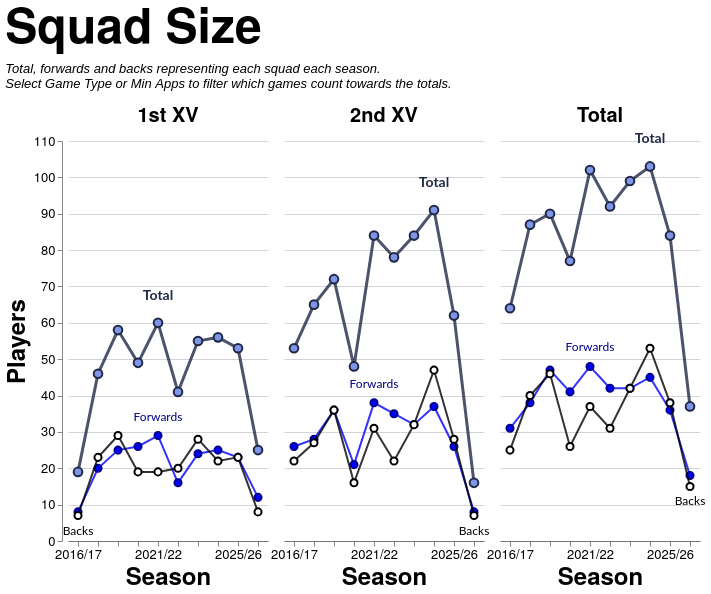

Express this chart as Vega-Lite.
### Vega-Lite specification from a JSON file in a GitHub repository (floating-point values rounded to 4 significant figures)
{"config": {"axis": {"labelFont": "PT Sans Narrow, Helvetica Neue, Helvetica, Arial, sans-serif", "titleFont": "PT Sans Narrow, Helvetica Neue, Helvetica, Arial, sans-serif", "labelFontSize": 13, "titleFontSize": 24, "gridColor": "#202947", "gridOpacity": 0.2, "zindex": 1}, "text": {"font": "Lato, sans-serif"}, "bar": {"cornerRadiusEnd": 5}, "header": {"labelFont": "PT Sans Narrow, Helvetica Neue, Helvetica, Arial, sans-serif", "titleFont": "PT Sans Narrow, Helvetica Neue, Helvetica, Arial, sans-serif", "labelFontSize": 24, "titleFontSize": 28, "labelFontWeight": "bold", "orient": "left"}, "legend": {"labelFont": "PT Sans Narrow, Helvetica Neue, Helvetica, Arial, sans-serif", "titleFont": "PT Sans Narrow, Helvetica Neue, Helvetica, Arial, sans-serif", "labelFontSize": 14, "titleFontSize": 16, "titlePadding": 5, "fillColor": "white", "strokeColor": "black", "padding": 10, "titleFontWeight": "lighter", "titleFontStyle": "italic", "titleColor": "gray", "offset": 10}, "title": {"font": "PT Sans Narrow, Helvetica Neue, Helvetica, Arial, sans-serif", "fontSize": 48, "fontWeight": "bold", "anchor": "start", "align": "center", "titlePadding": 20, "subtitlePadding": 10, "subtitleFontSize": 13, "subtitleColor": "", "subtitleFontStyle": "italic", "offset": 15, "color": "black"}, "axisX": {"labelAngle": 0}, "facet": {"title": null, "header": null, "align": {"row": "each", "column": "each"}, "spacing": 10}, "resolve": {"scale": {"y": "independent", "facet": "independent"}}, "background": "transparent", "scale": {"offsetBandPaddingOuter": 0.2, "offsetBandPaddingInner": 0.1}, "view": {"stroke": null, "background": "transparent"}}, "data": {"name": "data-11feddca26d9e03b8ed3125909550e37"}, "facet": {"column": {"field": "squad", "header": {"labelExpr": "datum.value == 'Total' ? 'Total' : datum.value + ' XV'", "labelFontSize": 20, "labelPadding": 6}, "sort": ["1st", "2nd", "Total"], "title": null, "type": "nominal"}}, "spec": {"layer": [{"mark": {"type": "line", "color": "#202946", "opacity": 0.8, "point": {"filled": true, "color": "#7d96e8", "stroke": "#202946", "size": 75, "strokeWidth": 2}, "strokeWidth": 3}, "encoding": {"detail": [{"field": "unit", "type": "nominal"}], "tooltip": [{"field": "season", "title": "Season", "type": "ordinal"}, {"field": "squad", "title": "Squad", "type": "nominal"}, {"field": "unit", "title": "Unit", "type": "nominal"}, {"field": "players", "title": "Players", "type": "quantitative"}], "x": {"axis": {"labelAngle": 0, "labelOverlap": "parity"}, "field": "season", "sort": "ascending", "title": "Season", "type": "ordinal"}, "y": {"axis": {"tickMinStep": 1}, "field": "players", "scale": {"zero": true}, "title": "Players", "type": "quantitative"}}, "transform": [{"filter": "(datum.unit === 'Total')"}]}, {"mark": {"type": "line", "color": "blue", "opacity": 0.8, "point": {"filled": true, "color": "blue", "stroke": "darkblue", "size": 50, "strokeWidth": 2}, "strokeWidth": 2}, "encoding": {"detail": [{"field": "unit", "type": "nominal"}], "tooltip": [{"field": "season", "title": "Season", "type": "ordinal"}, {"field": "squad", "title": "Squad", "type": "nominal"}, {"field": "unit", "title": "Unit", "type": "nominal"}, {"field": "players", "title": "Players", "type": "quantitative"}], "x": {"axis": {"labelAngle": 0, "labelOverlap": "parity"}, "field": "season", "sort": "ascending", "title": "Season", "type": "ordinal"}, "y": {"axis": {"tickMinStep": 1}, "field": "players", "scale": {"zero": true}, "title": "Players", "type": "quantitative"}}, "transform": [{"filter": "(datum.unit === 'Forwards')"}]}, {"mark": {"type": "line", "color": "black", "opacity": 0.8, "point": {"filled": true, "color": "white", "stroke": "black", "size": 50, "strokeWidth": 2}, "strokeWidth": 2}, "encoding": {"detail": [{"field": "unit", "type": "nominal"}], "tooltip": [{"field": "season", "title": "Season", "type": "ordinal"}, {"field": "squad", "title": "Squad", "type": "nominal"}, {"field": "unit", "title": "Unit", "type": "nominal"}, {"field": "players", "title": "Players", "type": "quantitative"}], "x": {"axis": {"labelAngle": 0, "labelOverlap": "parity"}, "field": "season", "sort": "ascending", "title": "Season", "type": "ordinal"}, "y": {"axis": {"tickMinStep": 1}, "field": "players", "scale": {"zero": true}, "title": "Players", "type": "quantitative"}}, "transform": [{"filter": "(datum.unit === 'Backs')"}]}, {"mark": {"type": "text", "align": "center", "baseline": "bottom", "color": "#202946", "dx": 0, "dy": -20, "fontSize": 14, "fontWeight": "bold"}, "encoding": {"detail": [{"field": "unit", "type": "nominal"}], "text": {"value": "Total"}, "tooltip": [{"field": "season", "title": "Season", "type": "ordinal"}, {"field": "squad", "title": "Squad", "type": "nominal"}, {"field": "unit", "title": "Unit", "type": "nominal"}, {"field": "players", "title": "Players", "type": "quantitative"}], "x": {"field": "season", "type": "ordinal"}, "y": {"field": "players", "type": "quantitative"}}, "transform": [{"filter": "(datum.unit === 'Total')"}, {"calculate": "toNumber(split(datum.season, '/')[0])", "as": "season_order"}, {"joinaggregate": [{"op": "max", "field": "players", "as": "max_value"}, {"op": "min", "field": "players", "as": "min_value"}], "groupby": ["squad"]}, {"filter": "datum.players > 0"}, {"filter": "datum.players == datum.max_value"}, {"window": [{"op": "row_number", "field": "", "as": "rank"}], "groupby": ["squad"], "sort": [{"field": "season_order", "order": "descending"}]}, {"filter": "datum.rank == 1"}]}, {"mark": {"type": "text", "align": "center", "baseline": "bottom", "color": "darkblue", "dx": 0, "dy": -12, "fontSize": 12, "fontWeight": "normal"}, "encoding": {"detail": [{"field": "unit", "type": "nominal"}], "text": {"value": "Forwards"}, "tooltip": [{"field": "season", "title": "Season", "type": "ordinal"}, {"field": "squad", "title": "Squad", "type": "nominal"}, {"field": "unit", "title": "Unit", "type": "nominal"}, {"field": "players", "title": "Players", "type": "quantitative"}], "x": {"field": "season", "type": "ordinal"}, "y": {"field": "players", "type": "quantitative"}}, "transform": [{"filter": "(datum.unit === 'Forwards')"}, {"calculate": "toNumber(split(datum.season, '/')[0])", "as": "season_order"}, {"joinaggregate": [{"op": "max", "field": "players", "as": "max_value"}, {"op": "min", "field": "players", "as": "min_value"}], "groupby": ["squad"]}, {"filter": "datum.players > 0"}, {"filter": "datum.players == datum.max_value"}, {"window": [{"op": "row_number", "field": "", "as": "rank"}], "groupby": ["squad"], "sort": [{"field": "season_order", "order": "descending"}]}, {"filter": "datum.rank == 1"}]}, {"mark": {"type": "text", "align": "center", "baseline": "top", "color": "black", "dx": 0, "dy": 10, "fontSize": 12, "fontWeight": "normal"}, "encoding": {"detail": [{"field": "unit", "type": "nominal"}], "text": {"value": "Backs"}, "tooltip": [{"field": "season", "title": "Season", "type": "ordinal"}, {"field": "squad", "title": "Squad", "type": "nominal"}, {"field": "unit", "title": "Unit", "type": "nominal"}, {"field": "players", "title": "Players", "type": "quantitative"}], "x": {"field": "season", "type": "ordinal"}, "y": {"field": "players", "type": "quantitative"}}, "transform": [{"filter": "(datum.unit === 'Backs')"}, {"calculate": "toNumber(split(datum.season, '/')[0])", "as": "season_order"}, {"joinaggregate": [{"op": "max", "field": "players", "as": "max_value"}, {"op": "min", "field": "players", "as": "min_value"}], "groupby": ["squad"]}, {"filter": "datum.players > 0"}, {"filter": "datum.players == datum.min_value"}, {"window": [{"op": "row_number", "field": "", "as": "rank"}], "groupby": ["squad"], "sort": [{"field": "season_order", "order": "descending"}]}, {"filter": "datum.rank == 1"}]}, {"mark": {"type": "point", "color": "#7d96e8", "filled": true, "size": 250, "stroke": "#202946", "strokeWidth": 3}, "encoding": {"detail": [{"field": "unit", "type": "nominal"}], "tooltip": [{"field": "season", "title": "Season", "type": "ordinal"}, {"field": "squad", "title": "Squad", "type": "nominal"}, {"field": "unit", "title": "Unit", "type": "nominal"}, {"field": "players", "title": "Players", "type": "quantitative"}], "x": {"axis": {"labelAngle": 0, "labelOverlap": "parity"}, "field": "season", "sort": "ascending", "title": "Season", "type": "ordinal"}, "y": {"axis": {"tickMinStep": 1}, "field": "players", "scale": {"zero": true}, "title": "Players", "type": "quantitative"}}, "transform": [{"filter": "datum.unit === 'Total' && datum.isSelected"}]}, {"mark": {"type": "point", "color": "blue", "filled": true, "size": 180, "stroke": "darkblue", "strokeWidth": 3}, "encoding": {"detail": [{"field": "unit", "type": "nominal"}], "tooltip": [{"field": "season", "title": "Season", "type": "ordinal"}, {"field": "squad", "title": "Squad", "type": "nominal"}, {"field": "unit", "title": "Unit", "type": "nominal"}, {"field": "players", "title": "Players", "type": "quantitative"}], "x": {"axis": {"labelAngle": 0, "labelOverlap": "parity"}, "field": "season", "sort": "ascending", "title": "Season", "type": "ordinal"}, "y": {"axis": {"tickMinStep": 1}, "field": "players", "scale": {"zero": true}, "title": "Players", "type": "quantitative"}}, "transform": [{"filter": "datum.unit === 'Forwards' && datum.isSelected"}]}, {"mark": {"type": "point", "color": "white", "filled": true, "size": 180, "stroke": "black", "strokeWidth": 3}, "encoding": {"detail": [{"field": "unit", "type": "nominal"}], "tooltip": [{"field": "season", "title": "Season", "type": "ordinal"}, {"field": "squad", "title": "Squad", "type": "nominal"}, {"field": "unit", "title": "Unit", "type": "nominal"}, {"field": "players", "title": "Players", "type": "quantitative"}], "x": {"axis": {"labelAngle": 0, "labelOverlap": "parity"}, "field": "season", "sort": "ascending", "title": "Season", "type": "ordinal"}, "y": {"axis": {"tickMinStep": 1}, "field": "players", "scale": {"zero": true}, "title": "Players", "type": "quantitative"}}, "transform": [{"filter": "datum.unit === 'Backs' && datum.isSelected"}]}], "height": 400, "width": 200}, "spacing": 10, "title": {"text": "Squad Size", "subtitle": ["Total, forwards and backs representing each squad each season.", "Select Game Type or Min Apps to filter which games count towards the totals."]}, "$schema": "https://vega.github.io/schema/vega-lite/v5.20.1.json", "datasets": {"data-11feddca26d9e03b8ed3125909550e37": [{"season": "2016/17", "squad": "1st", "unit": "Backs", "players": 7}, {"season": "2016/17", "squad": "1st", "unit": "Forwards", "players": 8}, {"season": "2016/17", "squad": "1st", "unit": "Total", "players": 19}, {"season": "2016/17", "squad": "2nd", "unit": "Backs", "players": 22}, {"season": "2016/17", "squad": "2nd", "unit": "Forwards", "players": 26}, {"season": "2016/17", "squad": "2nd", "unit": "Total", "players": 53}, {"season": "2016/17", "squad": "Total", "unit": "Backs", "players": 25}, {"season": "2016/17", "squad": "Total", "unit": "Forwards", "players": 31}, {"season": "2016/17", "squad": "Total", "unit": "Total", "players": 64}, {"season": "2017/18", "squad": "1st", "unit": "Backs", "players": 23}, {"season": "2017/18", "squad": "1st", "unit": "Forwards", "players": 20}, {"season": "2017/18", "squad": "1st", "unit": "Total", "players": 46}, {"season": "2017/18", "squad": "2nd", "unit": "Backs", "players": 27}, {"season": "2017/18", "squad": "2nd", "unit": "Forwards", "players": 28}, {"season": "2017/18", "squad": "2nd", "unit": "Total", "players": 65}, {"season": "2017/18", "squad": "Total", "unit": "Backs", "players": 40}, {"season": "2017/18", "squad": "Total", "unit": "Forwards", "players": 38}, {"season": "2017/18", "squad": "Total", "unit": "Total", "players": 87}, {"season": "2018/19", "squad": "1st", "unit": "Backs", "players": 29}, {"season": "2018/19", "squad": "1st", "unit": "Forwards", "players": 25}, {"season": "2018/19", "squad": "1st", "unit": "Total", "players": 58}, {"season": "2018/19", "squad": "2nd", "unit": "Backs", "players": 36}, {"season": "2018/19", "squad": "2nd", "unit": "Forwards", "players": 36}, {"season": "2018/19", "squad": "2nd", "unit": "Total", "players": 72}, {"season": "2018/19", "squad": "Total", "unit": "Backs", "players": 46}, {"season": "2018/19", "squad": "Total", "unit": "Forwards", "players": 47}, {"season": "2018/19", "squad": "Total", "unit": "Total", "players": 90}, {"season": "2019/20", "squad": "1st", "unit": "Backs", "players": 19}, {"season": "2019/20", "squad": "1st", "unit": "Forwards", "players": 26}, {"season": "2019/20", "squad": "1st", "unit": "Total", "players": 49}, {"season": "2019/20", "squad": "2nd", "unit": "Backs", "players": 16}, {"season": "2019/20", "squad": "2nd", "unit": "Forwards", "players": 21}, {"season": "2019/20", "squad": "2nd", "unit": "Total", "players": 48}, {"season": "2019/20", "squad": "Total", "unit": "Backs", "players": 26}, {"season": "2019/20", "squad": "Total", "unit": "Forwards", "players": 41}, {"season": "2019/20", "squad": "Total", "unit": "Total", "players": 77}, {"season": "2021/22", "squad": "1st", "unit": "Backs", "players": 19}, {"season": "2021/22", "squad": "1st", "unit": "Forwards", "players": 29}, {"season": "2021/22", "squad": "1st", "unit": "Total", "players": 60}, {"season": "2021/22", "squad": "2nd", "unit": "Backs", "players": 31}, {"season": "2021/22", "squad": "2nd", "unit": "Forwards", "players": 38}, {"season": "2021/22", "squad": "2nd", "unit": "Total", "players": 84}, {"season": "2021/22", "squad": "Total", "unit": "Backs", "players": 37}, {"season": "2021/22", "squad": "Total", "unit": "Forwards", "players": 48}, {"season": "2021/22", "squad": "Total", "unit": "Total", "players": 102}, {"season": "2022/23", "squad": "1st", "unit": "Backs", "players": 20}, {"season": "2022/23", "squad": "1st", "unit": "Forwards", "players": 16}, {"season": "2022/23", "squad": "1st", "unit": "Total", "players": 41}, {"season": "2022/23", "squad": "2nd", "unit": "Backs", "players": 22}, {"season": "2022/23", "squad": "2nd", "unit": "Forwards", "players": 35}, {"season": "2022/23", "squad": "2nd", "unit": "Total", "players": 78}, {"season": "2022/23", "squad": "Total", "unit": "Backs", "players": 31}, {"season": "2022/23", "squad": "Total", "unit": "Forwards", "players": 42}, {"season": "2022/23", "squad": "Total", "unit": "Total", "players": 92}, {"season": "2023/24", "squad": "1st", "unit": "Backs", "players": 28}, {"season": "2023/24", "squad": "1st", "unit": "Forwards", "players": 24}, {"season": "2023/24", "squad": "1st", "unit": "Total", "players": 55}, {"season": "2023/24", "squad": "2nd", "unit": "Backs", "players": 32}, {"season": "2023/24", "squad": "2nd", "unit": "Forwards", "players": 32}, {"season": "2023/24", "squad": "2nd", "unit": "Total", "players": 84}, {"season": "2023/24", "squad": "Total", "unit": "Backs", "players": 42}, {"season": "2023/24", "squad": "Total", "unit": "Forwards", "players": 42}, {"season": "2023/24", "squad": "Total", "unit": "Total", "players": 99}, {"season": "2024/25", "squad": "1st", "unit": "Backs", "players": 22}, {"season": "2024/25", "squad": "1st", "unit": "Forwards", "players": 25}, {"season": "2024/25", "squad": "1st", "unit": "Total", "players": 56}, {"season": "2024/25", "squad": "2nd", "unit": "Backs", "players": 47}, {"season": "2024/25", "squad": "2nd", "unit": "Forwards", "players": 37}, {"season": "2024/25", "squad": "2nd", "unit": "Total", "players": 91}, {"season": "2024/25", "squad": "Total", "unit": "Backs", "players": 53}, {"season": "2024/25", "squad": "Total", "unit": "Forwards", "players": 45}, {"season": "2024/25", "squad": "Total", "unit": "Total", "players": 103}, {"season": "2025/26", "squad": "1st", "unit": "Backs", "players": 23}, {"season": "2025/26", "squad": "1st", "unit": "Forwards", "players": 23}, {"season": "2025/26", "squad": "1st", "unit": "Total", "players": 53}, {"season": "2025/26", "squad": "2nd", "unit": "Backs", "players": 28}, {"season": "2025/26", "squad": "2nd", "unit": "Forwards", "players": 26}, {"season": "2025/26", "squad": "2nd", "unit": "Total", "players": 62}, {"season": "2025/26", "squad": "Total", "unit": "Backs", "players": 38}, {"season": "2025/26", "squad": "Total", "unit": "Forwards", "players": 36}, {"season": "2025/26", "squad": "Total", "unit": "Total", "players": 84}, {"season": "2026/27", "squad": "1st", "unit": "Backs", "players": 8}, {"season": "2026/27", "squad": "1st", "unit": "Forwards", "players": 12}, {"season": "2026/27", "squad": "1st", "unit": "Total", "players": 25}, {"season": "2026/27", "squad": "2nd", "unit": "Backs", "players": 7}, {"season": "2026/27", "squad": "2nd", "unit": "Forwards", "players": 8}, {"season": "2026/27", "squad": "2nd", "unit": "Total", "players": 16}, {"season": "2026/27", "squad": "Total", "unit": "Backs", "players": 15}, {"season": "2026/27", "squad": "Total", "unit": "Forwards", "players": 18}, {"season": "2026/27", "squad": "Total", "unit": "Total", "players": 37}]}}
